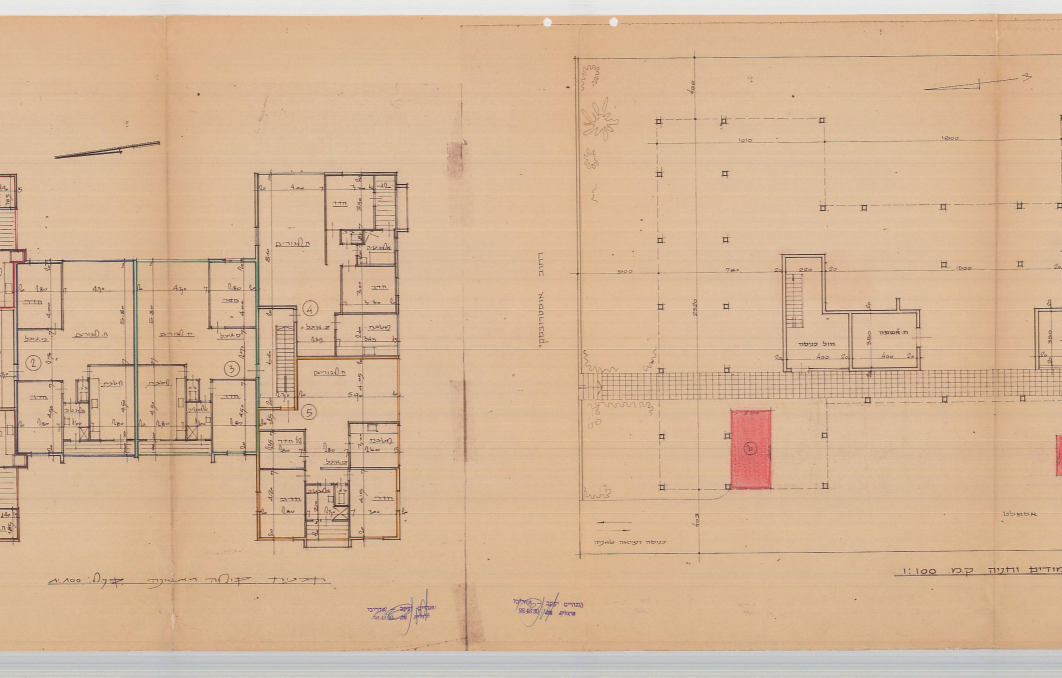
#> input picture p1_left.jpg, 5309 x 3388 px, given in place of p1_left.png, which was not available (shown at 1/5 size)
$ python test_homography.py
#> lines starting #> are read from the running program, lines starting #| are printed output that depends on the picture; pictures that were not available may be replaced by others from this repository, and a replacement may not be noted
import cv2
import numpy as np

def main():
    img_left = cv2.imread("p1_left.png")
#> img_left is the input picture: shape (3388, 5309, 3); mean B, G, R 150.9, 182, 214
    img_right = cv2.imread("p2_right.png")
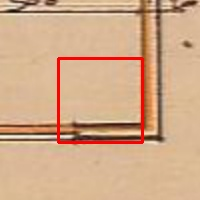
#> input picture crop_c289.jpg, 200 x 200 px, given in place of p2_right.png, which was not available
#> img_right is the input picture: shape (200, 200, 3); mean B, G, R 137.3, 170.3, 209.5

    gray_left = cv2.cvtColor(img_left, cv2.COLOR_BGR2GRAY)
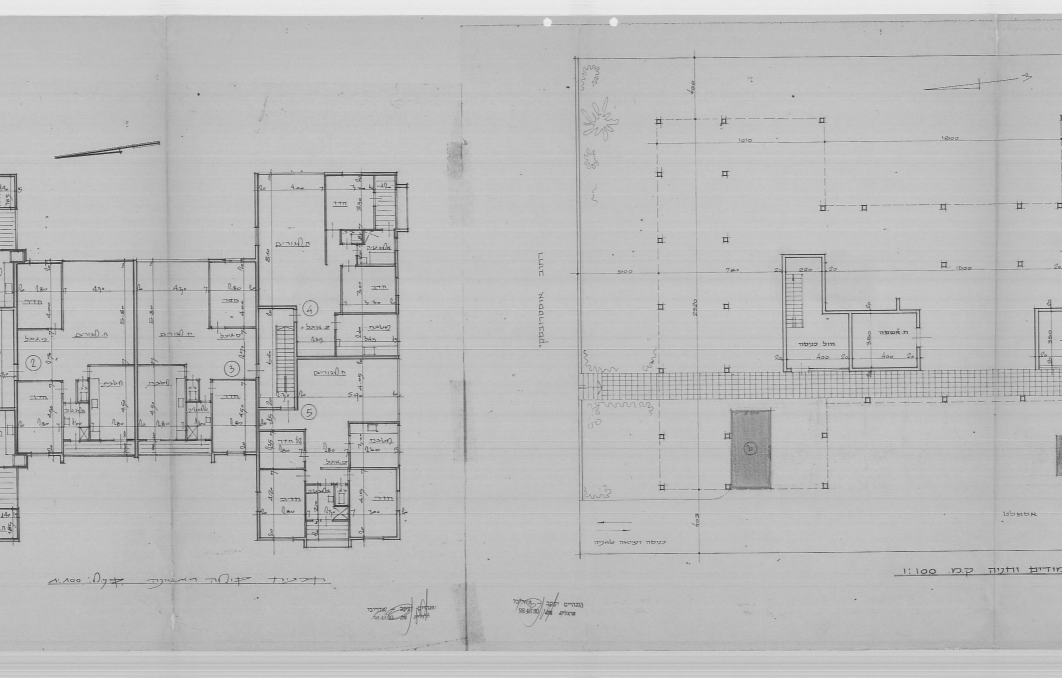
#> gray_left: shape (3388, 5309) (shown at 1/5 size); min 3, max 249, mean 188
    gray_right = cv2.cvtColor(img_right, cv2.COLOR_BGR2GRAY)
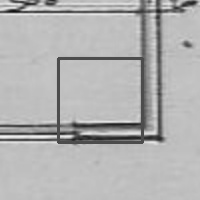
#> gray_right: shape (200, 200); min 15, max 243, mean 178.2

    sift = cv2.SIFT_create()
#> (the run stopped early here; a loop or call above may not have finished)
